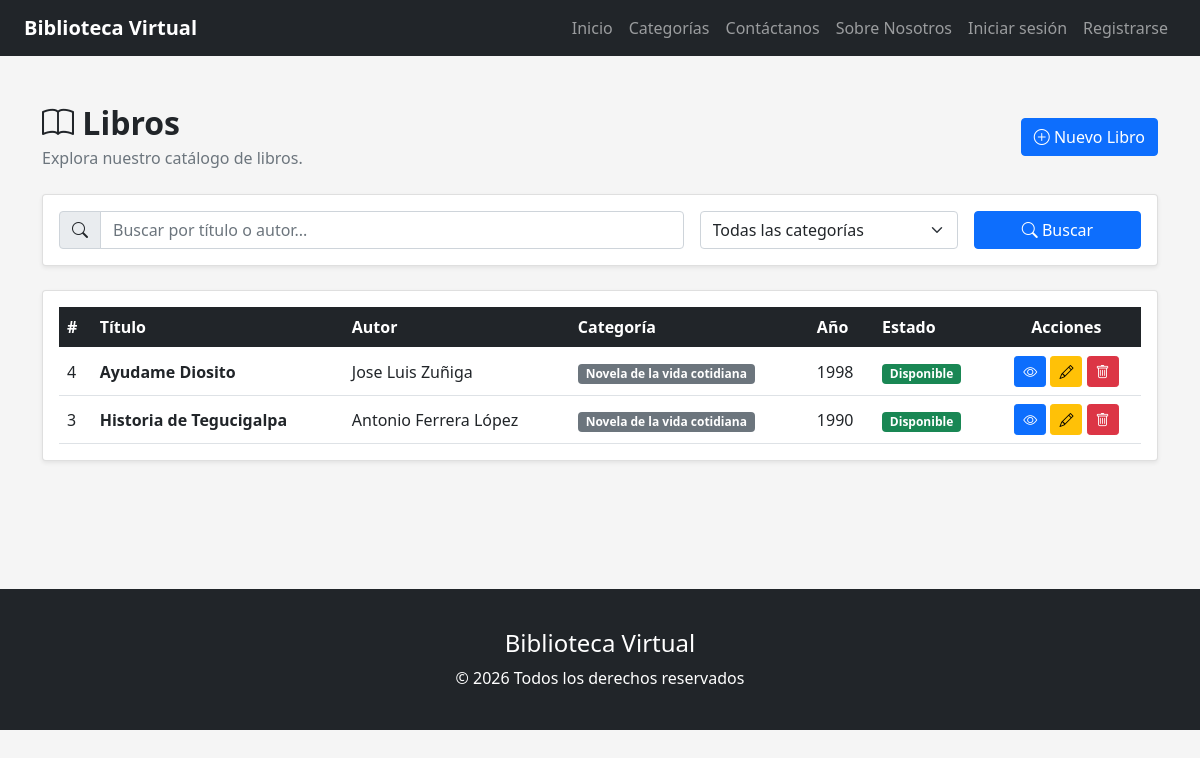
Page /biblioteca/libros/ on the committed database.
### biblioteca/models.py (models this page shows, shortened)
class Libro(models.Model):
    titulo = models.CharField(
        max_length=200,
        verbose_name="Título"
    )
    autor = models.CharField(
        max_length=150,
        verbose_name="Autor"
    )
    descripcion = models.TextField(
        blank=True,
        null=True,
        verbose_name="Descripción"
    )
    portada = models.ImageField(
    upload_to="libros/",
    blank=True,
    null=True,
    verbose_name="Portada"
    )
    anio_publicacion = models.PositiveIntegerField(
        blank=True,
        null=True,
        verbose_name="Año de publicación"
    )
    categoria = models.ForeignKey(
        Categoria,
        on_delete=models.PROTECT,
        related_name="libros",
        verbose_name="Categoría"
    )
    disponible = models.BooleanField(
        default=True,
        verbose_name="Disponible"
    )
    fecha_registro = models.DateTimeField(
        auto_now_add=True,
        verbose_name="Fecha de registro"
    )
    class Meta:
        db_table = "libros"
        verbose_name = "Libro"
        verbose_name_plural = "Libros"
        ordering = ["titulo"]

class Categoria(models.Model):
    nombre = models.CharField(
        max_length=100,
        unique=True,
        verbose_name="Nombre"
    )
    descripcion = models.TextField(
        blank=True,
        null=True,
        verbose_name="Descripción"
    )
    estado = models.BooleanField(
        default=True,
        verbose_name="Estado"
    )
    fecha_creacion = models.DateTimeField(
        auto_now_add=True,
        verbose_name="Fecha de creación"
    )
    class Meta:
        db_table = "categorias"
        verbose_name = "Categoría"
        verbose_name_plural = "Categorías"
        ordering = ["nombre"]
    def __str__(self):
        return self.nombre

### biblioteca/views.py (the view)
# urls.py: path('libros/',views.libros,name='libros'),
def libros(request, id=None):
    if id:
        libro = get_object_or_404(
            Libro,
            id=id
        )
        if request.method == "POST":
            form = LibroForm(
                request.POST,
                request.FILES,
                instance=libro
            )
            if form.is_valid():
                form.save()
                return redirect('libros')
        else:
            form = LibroForm(
                instance=libro
            )
    else:
        if request.method == "POST":
            form = LibroForm(
                request.POST,
                request.FILES
            )
            if form.is_valid():
                form.save()
                return redirect('libros')
        else:
            form = LibroForm()
    busqueda = request.GET.get(
        'q',
        ''
    ).strip()
    categoria_id = request.GET.get(
        'categoria',
        ''
    )
    libros = Libro.objects.select_related(
        'categoria'
    ).all()
    if busqueda:
        libros = libros.filter(
            models.Q(titulo__icontains=busqueda) |
            models.Q(autor__icontains=busqueda)
        )
    if categoria_id:
        libros = libros.filter(
            categoria_id=categoria_id
        )
    categorias = Categoria.objects.all()
    if request.user.is_authenticated:
        favoritos_ids = Favorito.objects.filter(
            usuario=request.user
        ).values_list(
            'libro_id',
            flat=True
        )
    else:
        favoritos_ids = []
    return render(
        request,
        'biblioteca/libros.html',
        {
            'libros': libros,
            'categorias': categorias,
            'form': form,
            'editando': bool(id),
            'libro_editando': libro if id else None,
            'favoritos_ids': favoritos_ids,
            'busqueda': busqueda,
            'categoria_seleccionada': categoria_id
        }
    )

### biblioteca/templates/biblioteca/libros.html (shortened to what this page needs)
{% extends 'base.html' %}
{% block content %}
<div class="container py-5">
    <div class="d-flex justify-content-between align-items-center mb-4">
        <div>
            <h2 class="fw-bold mb-1">
                <i class="bi bi-book"></i>
                Libros
            </h2>
            <p class="text-muted mb-0">
                Explora nuestro catálogo de libros.
            </p>
        </div>
        <button
            class="btn btn-primary"
            data-bs-toggle="modal"
            data-bs-target="#modalLibro">
            <i class="bi bi-plus-circle"></i>
            Nuevo Libro
        </button>
    </div>
<div class="card shadow-sm mb-4">
    <div class="card-body">
        <form method="GET">
            <div class="row g-3">
                <div class="col-md-7">
                    <div class="input-group">
                        <span class="input-group-text">
                            <i class="bi bi-search"></i>
                        </span>
                        <input
                            type="text"
                            name="q"
                            class="form-control"
                            placeholder="Buscar por título o autor..."
                            value="{{ busqueda }}"
                        >
                    </div>
                </div>
                <div class="col-md-3">
                    <select
                        name="categoria"
                        class="form-select">
                        <option value="">
                            Todas las categorías
                        </option>
                    </select>
                </div>
                <div class="col-md-2">
                    <button
                        type="submit"
                        class="btn btn-primary w-100">
                        <i class="bi bi-search"></i>
                        Buscar
                    </button>
                </div>
            </div>
        </form>
    </div>
</div>
    <div class="card shadow-sm">
        <div class="card-body">
            <div class="table-responsive">
                <table class="table table-hover align-middle mb-0">
                    <thead class="table-dark">
                        <tr>
                            <th>#</th>
                            <th>Título</th>
                            <th>Autor</th>
                            <th>Categoría</th>
                            <th>Año</th>
                            <th>Estado</th>
                            <th class="text-center">
                                Acciones
                            </th>
                        </tr>
                    </thead>
                    <tbody>
                        {% for libro in libros %}
                        <tr>
                            <td>
                                {{ libro.id }}
                            </td>
                            <td>
                                <strong>
                                    {{ libro.titulo }}
                                </strong>
                            </td>
                            <td>
                                {{ libro.autor }}
                            </td>
                            <td>
                                <span class="badge bg-secondary">
                                    {{ libro.categoria.nombre }}
                                </span>
                            </td>
                            <td>
                                {% if libro.anio_publicacion %}
                                    {{ libro.anio_publicacion }}
                                {% else %}
                                    <span class="text-muted">
                                        —
                                    </span>
                                {% endif %}
                            </td>
                            <td>
                                {% if libro.disponible %}
                                    <span class="badge bg-success">
                                        Disponible
                                    </span>
                                {% else %}
                                    <span class="badge bg-danger">
                                        No disponible
                                    </span>
                                {% endif %}
                            </td>
                            <td class="text-center">
                                <a
                                    href="{% url 'detalle_libro' libro.id %}"
                                    class="btn btn-primary btn-sm"
                                    title="Ver detalles">
                                    <i class="bi bi-eye"></i>
                                </a>
                                <a
                                    href="{% url 'editar_libro' libro.id %}"
                                    class="btn btn-warning btn-sm"
                                    title="Editar libro">
                                    <i class="bi bi-pencil"></i>
                                </a>
                                <a
                                    href="{% url 'eliminar_libro' libro.id %}"
                                    class="btn btn-danger btn-sm"
                                    title="Eliminar libro">
                                    <i class="bi bi-trash"></i>
                                </a>
                            </td>
                        </tr>
                        {% endfor %}
                    </tbody>
                </table>
            </div>
        </div>
    </div>
</div>
{% endblock %}

### landing/templates/base.html (style rules this page uses)
body { background-color: #f5f5f5; }

### rows in the picture
Libro: id "4", titulo "Ayudame Diosito", autor "Jose Luis Zuñiga", categoria.nombre "Novela de la vida cotidiana", anio_publicacion "1998", disponible "Disponible"
Libro: id "3", titulo "Historia de Tegucigalpa", autor "Antonio Ferrera López", categoria.nombre "Novela de la vida cotidiana", anio_publicacion "1990", disponible "Disponible"
